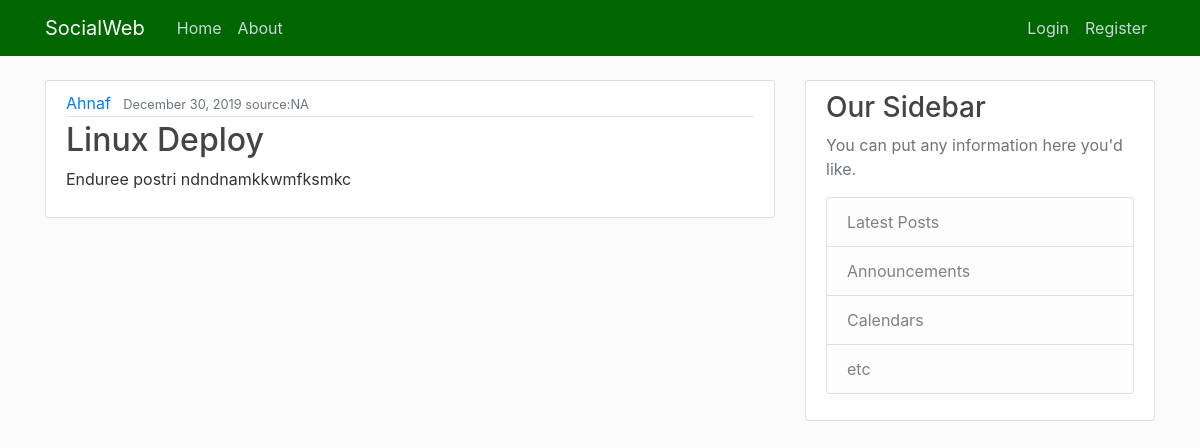
/post/50/, run on the app's committed database.
### blog/models.py (models this page shows, shortened)
class Post(models.Model):
    title = models.CharField(max_length=100)
    content = models.TextField()
    date_posted = models.DateTimeField(default=timezone.now)
    author = models.ForeignKey(User, on_delete=models.CASCADE)
    source = models.CharField(max_length=200, default="NA")

### blog/views.py (the view)
# urls.py: path("post/<int:pk>/", PostDetailView.as_view(), name="blog-detail"),
class PostDetailView(DetailView):
    model = Post

### blog/templates/blog/post_detail.html (shortened to what this page needs)
{% extends "blog/base.html" %}
{% block content %}
<article class="media content-section">
    <div class="media-body">
        <div class="article-metadata">
            <a class="mr-2" href="{% url 'user-posts' object.author.username %}">{{ object.author }}</a>
            <small class="text-muted">{{ object.date_posted| date:"F d, Y"}}   source:{{object.source}}</small>
        </div>
        <h2><a class="article-title" href="#">{{ object.title }}</a></h2>
        <p class="article-content">{{ object.content }}</p>
    </div>
</article>
{% endblock content %}

### blog/static/blog/main.css (style rules this page uses)
body { background: #fafafa; color: #333333; margin-top: 5rem; }
h1, h2, h3, h4, h5, h6 { color: #444444; }
.content-section { background: #ffffff; padding: 10px 20px; border: 1px solid #dddddd; border-radius: 3px; margin-bottom: 20px; }
.article-title { color: #444444; }
.article-content { white-space: pre-line; }
.article-metadata { padding-bottom: 1px; margin-bottom: 4px; border-bottom: 1px solid #e3e3e3 }

### data on the page
Post: author "Ahnaf", date_posted "December 30, 2019", source "NA", title "Linux Deploy", content "Enduree postri ndndnamkkwmfksmkc"
